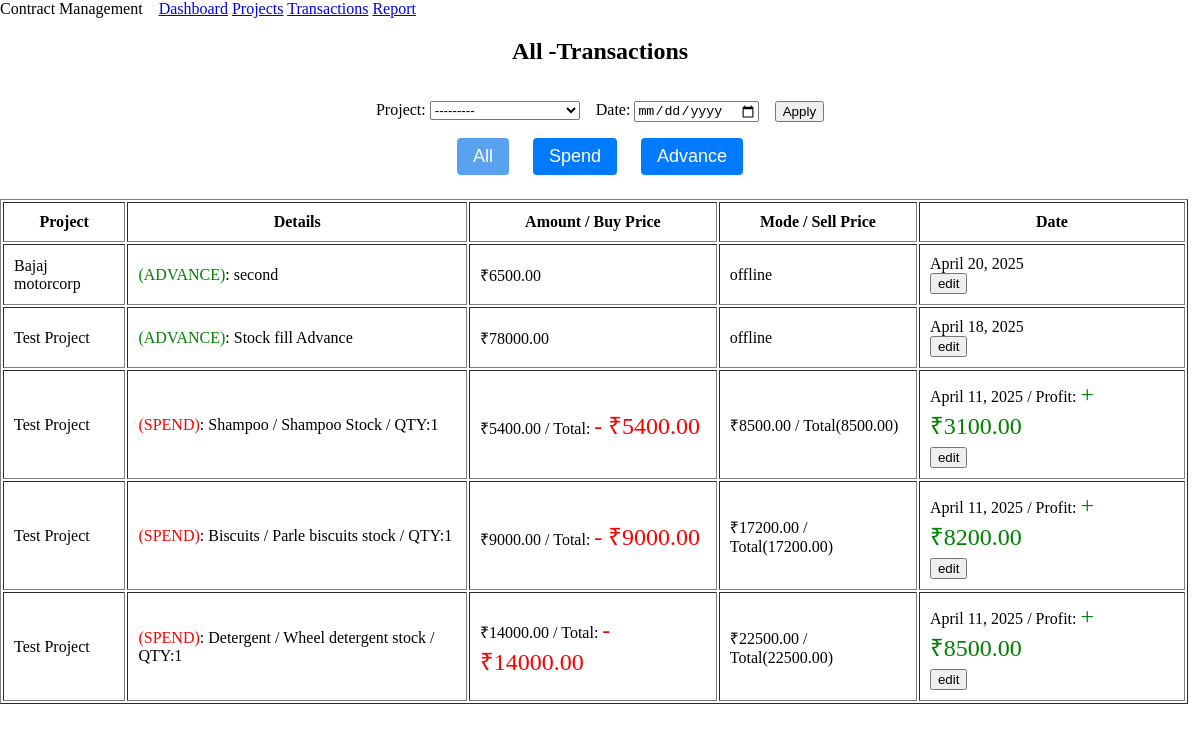
The app's page /dash/transactions/, older data.
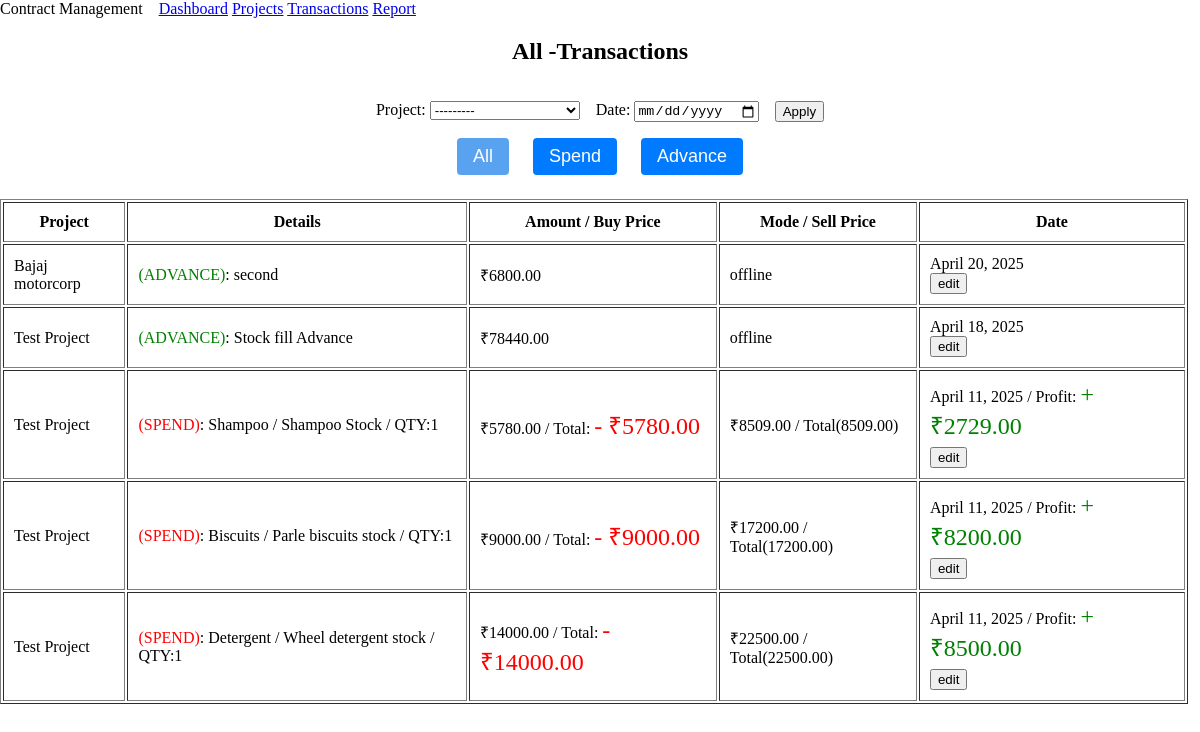
The same page, newer data.
### dash/models.py (models this page shows, shortened)
class AdvanceDetail(models.Model):
    MODE_CHOICES = (
        ('online', 'Online'),
        ('offline', 'Offline'),
    )
    project = models.ForeignKey(Project, on_delete=models.CASCADE,
                                      related_name='advance_details')
    amount = models.DecimalField(max_digits=10, decimal_places=2)
    description = models.TextField()
    mode = models.CharField(max_length=10, choices=MODE_CHOICES)
    date = models.DateField(default=timezone.now)

class Inventory(models.Model):
    project = models.ForeignKey(Project, on_delete=models.CASCADE,
                                      related_name='inventories')
    product_name = models.CharField(max_length=255)
    description = models.TextField(blank=True)
    buy_price = models.DecimalField(max_digits=10, decimal_places=2)
    sell_price = models.DecimalField(max_digits=10, decimal_places=2)
    total_buy= models.DecimalField(max_digits=10, decimal_places=2, default=0.00)
    total_sell = models.DecimalField(max_digits=10, decimal_places=2, default=0.00)
    total_profit = models.DecimalField(max_digits=10, decimal_places=2, default=0.00)
    quantity = models.PositiveIntegerField()
    date = models.DateField(default=timezone.now)

class Project(models.Model):
    organization = models.ForeignKey(Organization, on_delete=models.CASCADE,
                                      related_name='projects')
    name = models.CharField(max_length=255)
    description = models.TextField(blank=True)
    advance_total = models.DecimalField(max_digits=10, decimal_places=2, default=0.00)
    lifetime_advance = models.DecimalField(max_digits=10, decimal_places=2, default=0.00)
    buy_total = models.DecimalField(max_digits=10, decimal_places=2, default=0.00)
    sell_total = models.DecimalField(max_digits=10, decimal_places=2, default=0.00)
    profit_total = models.DecimalField(max_digits=10, decimal_places=2, default=0.00)
    is_active = models.BooleanField(default=True)
    date_created = models.DateTimeField(auto_now_add=True)
    def __str__(self):
        return f"{self.name} ({self.organization.name})"

### dash/views.py (the view, shortened to what this page needs)
# urls.py: path('transactions/',view=v.dash_transactions,name="transactions"),
def dash_transactions(request):
    filters=forms.FilterForm(request.POST or None)
    cookie=request.COOKIES
    id=cookie.get('id')
    date=cookie.get('date')
    filters.fields['project'].initial=id
    filters.fields['date'].initial=date
    data=None
    if id  is None and date is None:
        upper_text="All"
        adv = models.AdvanceDetail.objects.all()
        inv = models.Inventory.objects.all()
        data= sorted(chain(adv, inv), key=attrgetter('date'), reverse=True)
    elif id is None and date is not None:
        upper_text="All"
        adv = models.AdvanceDetail.objects.filter(date=date)
        inv = models.Inventory.objects.filter(date=date)
        data= sorted(chain(adv, inv), key=attrgetter('date'), reverse=True)
    response = render(request,"dash/transactions.html",{"upper_text":f"{upper_text} -",
                        "filters":filters,
                        "data":data,
                        "view":"all"})
    return response

### dash/forms.py
class FilterForm(forms.Form):
    project = forms.ModelChoiceField(queryset=models.Project.objects.all(), required=False)
    date = forms.DateField(widget=forms.DateInput(attrs={'type': 'date', 'value':f'{timezone.now}'}),
        initial=timezone.now,required=False)

### dash/templates/dash/transactions.html (shortened to what this page needs)
{% extends "base.html" %}
{% load static %}
{% block head %}
    <link rel="stylesheet" href="{% static "dash/transactions_style.css" %}">
{% endblock head %}
{% block body %}
<div class="transactions">
    <div class="upper">
      <div class="upper_section">
        <h2 class="upper_text">{{upper_text}}Transactions</h2>
        <form class="upper_filters"  method='POST'>
            {% if filters %}
            {{ filters}}
            {% endif %}
            <button type="submit">Apply</button>
        </form>
      </div>
        <div class="upper_select">
        <form action="{% url "dash:transactions" %}" method='GET'>
            <button class="upper_btn" {% if view == "all" %} style="background: #59a2f0;" {%endif%} >All</button></form>
        <form action="{% url "dash:trans_spend" %}" method='GET'>
            <button class="upper_btn" {% if view == "exp" %} style="background: #59a2f0;" {%endif%}>Spend</button></form>
        <form action="{% url "dash:trans_advance" %}" method='GET'>
            <button class="upper_btn"{% if view == "adv" %} style="background: #59a2f0;" {%endif%}>Advance</button></form>
        </div>
    </div>
    <div class="data">
        {% if view == "all" %}
        <div class="all_data">
          <table border="1">
            <thead>
              <tr>
                <th>Project</th>
                <th>Details</th>
                <th>Amount / Buy Price</th>
                <th>Mode / Sell Price</th>
                <th>Date</th>
              </tr>
            </thead>
            <tbody>
              {% for item in data %}
                <tr>
                  <td>{{ item.project.name }}</td>
                  {% if item.amount %}
                    <td><span style="color:green;">(ADVANCE)</span>: {{ item.description }}</td>
                    <td>₹{{ item.amount }}</td>
                    <td>{{ item.mode }}</td>
                    <td>{{ item.date }}
                      {% if item.project.is_active == True %}
                      <form action={% url "dash:update" item.project.id  "None" item.id %}><button type="submit">edit</button></form>
                      {% endif %}
                    </td>
                  {% else %}
                    <td><span style="color:red;">(SPEND)</span>: {{item.product_name}} / {{ item.description }} / QTY:{{item.quantity}}</td>
                    <td>₹{{ item.buy_price }} / Total: <span style="color:red;font-size:24px;">- ₹{{item.total_buy}}</span></td>
                    <td>₹{{ item.sell_price }} / Total({{item.total_sell}})</td>
                    <td>{{ item.date }}  / Profit: <span style="color:green;font-size:24px;">+ ₹{{item.total_profit}}
                      {% if item.project.is_active == True %}
                      <form action={% url "dash:update" item.project.id  item.id "None" %}><button type="submit">edit</button></form><span>
                        {% endif %}
                      </td>
                    {% endif %}
                </tr>
              {% endfor %}
            </tbody>
          </table>
        </div>
        {% endif %}
    </div>
</div>
{% endblock body %}

Row changes from the older to the newer data that the page shows:
changed AdvanceDetail "second": amount "6500.00" → "6800.00"
changed AdvanceDetail "Stock fill Advance": amount "78000.00" → "78440.00"
changed Inventory "Shampoo": buy_price "5400.00" → "5780.00"; total_buy "5400.00" → "5780.00"; sell_price "8500.00" → "8509.00"; total_sell "8500.00" → "8509.00"; total_profit "3100.00" → "2729.00"
